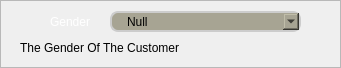
    <widget class="QFrame" name="Gender_Frame">
     <property name="geometry">
      <rect>
       <x>10</x>
       <y>210</y>
       <width>341</width>
       <height>68</height>
      </rect>
     </property>
     <property name="minimumSize">
      <size>
       <width>341</width>
       <height>68</height>
      </size>
     </property>
     <property name="maximumSize">
      <size>
       <width>341</width>
       <height>68</height>
      </size>
     </property>
     <property name="frameShape">
      <enum>QFrame::StyledPanel</enum>
     </property>
     <property name="frameShadow">
      <enum>QFrame::Raised</enum>
     </property>
     <widget class="QLabel" name="Customer_Gender_Icon">
      <property name="geometry">
       <rect>
        <x>20</x>
        <y>11</y>
        <width>21</width>
        <height>21</height>
       </rect>
      </property>
      <property name="minimumSize">
       <size>
        <width>21</width>
        <height>21</height>
       </size>
      </property>
      <property name="maximumSize">
       <size>
        <width>21</width>
        <height>21</height>
       </size>
      </property>
      <property name="styleSheet">
       <string notr="true">border: none;
background-color: rgba(0, 0, 0, 0);
color: rgb(255, 255, 255);
font: 75 18pt &quot;Acme&quot;;</string>
      </property>
      <property name="text">
       <string/>
      </property>
      <property name="pixmap">
       <pixmap resource="resources.qrc">:/Icons/Gender_White.png</pixmap>
      </property>
      <property name="scaledContents">
       <bool>true</bool>
      </property>
      <property name="alignment">
       <set>Qt::AlignCenter</set>
      </property>
     </widget>
     <widget class="QComboBox" name="Gender_Input">
      <property name="geometry">
       <rect>
        <x>110</x>
        <y>11</y>
        <width>191</width>
        <height>21</height>
       </rect>
      </property>
      <property name="minimumSize">
       <size>
        <width>191</width>
        <height>21</height>
       </size>
      </property>
      <property name="maximumSize">
       <size>
        <width>191</width>
        <height>21</height>
       </size>
      </property>
      <property name="styleSheet">
       <string notr="true">QComboBox {
	background-color:rgb(167, 164, 147);
	padding:1px 18px 1px 3px;
	padding-left: 15px;
	border: 2px solid #ccc;
	border-radius: 8px;
	background-repeat: no-repeat;
	background-position: left center;
	font: 75 15pt &quot;Acme&quot;;
}</string>
      </property>
      <item>
       <property name="text">
        <string>Null</string>
       </property>
       <property name="icon">
        <iconset resource="resources.qrc">
         <normaloff>:/Icons/Gender_Null_White.png</normaloff>
         <normalon>:/Icons/Gender_Null_Green.png</normalon>:/Icons/Gender_Null_White.png</iconset>
       </property>
      </item>
      <item>
       <property name="text">
        <string>Male</string>
       </property>
       <property name="icon">
        <iconset resource="resources.qrc">
         <normaloff>:/Icons/Gender_Male_White.png</normaloff>
         <normalon>:/Icons/Gender_Male_Green.png</normalon>:/Icons/Gender_Male_White.png</iconset>
       </property>
      </item>
      <item>
       <property name="text">
        <string>Female</string>
       </property>
       <property name="icon">
        <iconset resource="resources.qrc">
         <normaloff>:/Icons/Gender_Female_White.png</normaloff>
         <normalon>:/Icons/Gender_Female_Green.png</normalon>:/Icons/Gender_Female_White.png</iconset>
       </property>
      </item>
     </widget>
     <widget class="QLabel" name="Customer_Gender_Label">
      <property name="geometry">
       <rect>
        <x>50</x>
        <y>11</y>
        <width>61</width>
        <height>21</height>
       </rect>
      </property>
      <property name="minimumSize">
       <size>
        <width>61</width>
        <height>21</height>
       </size>
      </property>
      <property name="maximumSize">
       <size>
        <width>61</width>
        <height>21</height>
       </size>
      </property>
      <property name="styleSheet">
       <string notr="true">border: none;
background-color: rgba(0, 0, 0, 0);
color: rgb(255, 255, 255);
font: 75 13pt &quot;Acme&quot;;</string>
      </property>
      <property name="text">
       <string>Gender</string>
      </property>
     </widget>
     <widget class="QLabel" name="Gender_Infos">
      <property name="geometry">
       <rect>
        <x>20</x>
        <y>37</y>
        <width>301</width>
        <height>21</height>
       </rect>
      </property>
      <property name="minimumSize">
       <size>
        <width>301</width>
        <height>21</height>
       </size>
      </property>
      <property name="maximumSize">
       <size>
        <width>301</width>
        <height>21</height>
       </size>
      </property>
      <property name="styleSheet">
       <string notr="true">QLabel {border: none;
background-color: rgba(0, 0, 0, 0);
color: rgbrgb(0, 174, 255);
font: 75 13pt &quot;Acme&quot;;
}</string>
      </property>
      <property name="text">
       <string>The Gender Of The Customer</string>
      </property>
     </widget>
    </widget>
